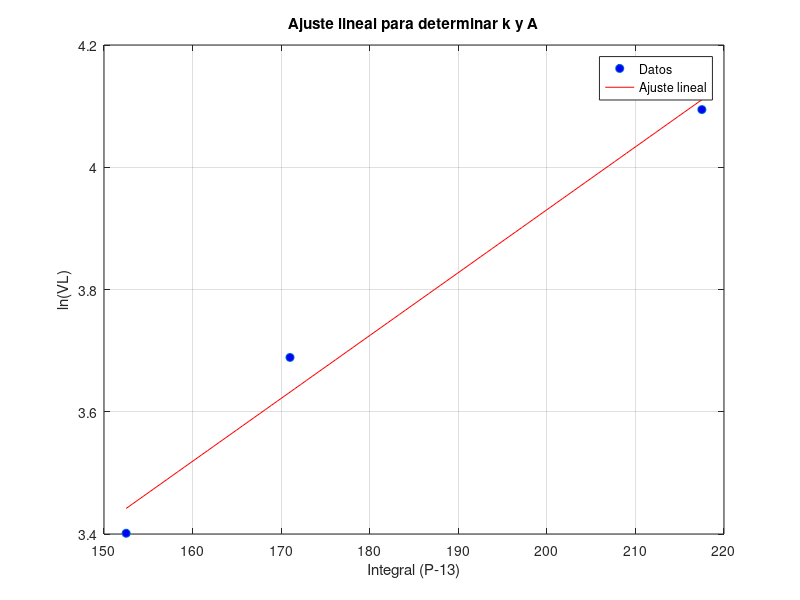

This figure's MATLAB source:
% Ejercicio 13-TP3
% Borramos las variables previas y la ventana de comandos
clear; close all;
% Datos de los pacientes
edades  = [65, 43, 80]; % Edad al emitir el diagnóstico
VL      = [60, 40, 30]; % Porcentaje de pérdida de visión
% Datos de presión intraocular
presion = {
    [25, 13; 40, 15; 50, 22; 60, 23; 65, 24], ... % Paciente A
    [25, 11; 40, 30; 41, 32; 42, 33; 43, 35], ... % Paciente B
    [25, 13; 40, 14; 50, 15; 60, 17; 80, 19]      % Paciente C
};
% Inicializar vectores para ln(VL) y la integral
ln_VL      = log(VL);
integrales = zeros(3, 1);
% Calcular la integral para cada paciente usando cuadratura de Gauss
for i = 1:3
    edad_diagnostico = edades(i);
    P_data           = presion{i}; % Datos de presión del paciente    
    % Filtrar datos hasta la edad del diagnóstico
    valid_idx = P_data(:,1) <= edad_diagnostico;
    P_data_valid = P_data(valid_idx, :);
    % Si la última edad no es exactamente la edad del diagnóstico,
    % agregar un punto interpolado en la edad del diagnóstico
    if P_data_valid(end, 1) < edad_diagnostico
        % Encontrar los puntos para interpolar
        idx = find(P_data(:,1) <= edad_diagnostico, 1, 'last');
        if idx < size(P_data, 1)
            t1 = P_data(idx, 1);
            t2 = P_data(idx+1, 1);
            P1 = P_data(idx, 2);
            P2 = P_data(idx+1, 2);
            
            % Interpolación lineal para obtener la presión en edad_diagnostico
            P_diag = P1 + (P2 - P1) * (edad_diagnostico - t1) / (t2 - t1);
            
            % Agregar el punto interpolado
            P_data_valid = [P_data_valid; edad_diagnostico, P_diag];
        end
    end
    
    % Ordenar por tiempo para asegurar integración correcta
    P_data_valid = sortrows(P_data_valid, 1);
    
    % Aplicar cuadratura de Gauss a cada segmento entre puntos de datos
    integral_valor = 0;
    n = size(P_data_valid, 1);    
    for j = 1:n-1
        a = P_data_valid(j, 1);    % Límite inferior del intervalo
        b = P_data_valid(j+1, 1);  % Límite superior del intervalo        
        % Utilizamos cuadratura de Gauss de 2 puntos
        % Los puntos de Gauss-Legendre para n=2 son ±1/sqrt(3) en [-1,1]
        % Convertimos al intervalo [a,b]
        x1 = 0.5 * (b - a) * (-1/sqrt(3)) + 0.5 * (b + a);
        x2 = 0.5 * (b - a) * (1/sqrt(3)) + 0.5 * (b + a);        
        % Interpolar la presión en los puntos de Gauss
        P1 = interp1(P_data_valid(:,1), P_data_valid(:,2), x1, 'linear') - 13;
        P2 = interp1(P_data_valid(:,1), P_data_valid(:,2), x2, 'linear') - 13;       
        % Para Gauss-Legendre de 2 puntos, los pesos son [1, 1]
        % El valor de la integral en este segmento es:
        segmento_integral = 0.5 * (b - a) * (P1 + P2);        
        integral_valor = integral_valor + segmento_integral;
    end    
    integrales(i) = integral_valor; % Guardar el valor de la integral
end
% Ajuste lineal para encontrar k y A
% ln(VL) = ln(A) + k * integral
p    = polyfit(integrales, ln_VL, 1); % Ajuste lineal
k    = p(1);                          % Pendiente
ln_A = p(2);                          % Intersección
A    = exp(ln_A);                     % Calcular A
% Mostrar resultados
fprintf('Valor estimado de k por Gauss: %.4f\n', k);
fprintf('Valor estimado de A por Gauss: %.4f\n', A);
% Opcional: Visualizar el ajuste lineal
figure;
plot(integrales, ln_VL, 'o', 'MarkerFaceColor', 'b');
hold on;
x_fit = linspace(min(integrales), max(integrales), 100);
y_fit = p(1) * x_fit + p(2);
plot(x_fit, y_fit, 'r-');
xlabel('Integral (P-13)');
ylabel('ln(VL)');
title('Ajuste lineal para determinar k y A');
grid on;
legend('Datos', 'Ajuste lineal');
% Función para implementar cuadratura de Gauss más general (para uso futuro)
function integral = gauss_quadrature(func, a, b, n)
    % Aplicar la cuadratura de Gauss con n puntos al intervalo [a,b]
    % para la función definida por func    
    if n == 2
        % Puntos y pesos para Gauss-Legendre de 2 puntos
        x = [-1/sqrt(3), 1/sqrt(3)];
        w = [1, 1];
    elseif n == 3
        % Puntos y pesos para Gauss-Legendre de 3 puntos
        x = [-sqrt(3/5), 0, sqrt(3/5)];
        w = [5/9, 8/9, 5/9];
    elseif n == 4
        % Puntos y pesos para Gauss-Legendre de 4 puntos
        x = [-sqrt(3/7 + 2/7*sqrt(6/5)), -sqrt(3/7 - 2/7*sqrt(6/5)), ...
             sqrt(3/7 - 2/7*sqrt(6/5)), sqrt(3/7 + 2/7*sqrt(6/5))];
        w = [(18-sqrt(30))/36, (18+sqrt(30))/36, (18+sqrt(30))/36, (18-sqrt(30))/36];
    elseif n == 5
        % Puntos y pesos para Gauss-Legendre de 5 puntos
        x = [-sqrt(5+2*sqrt(10/7))/3, -sqrt(5-2*sqrt(10/7))/3, 0, ...
             sqrt(5-2*sqrt(10/7))/3, sqrt(5+2*sqrt(10/7))/3];
        w = [(322-13*sqrt(70))/900, (322+13*sqrt(70))/900, 128/225, ...
             (322+13*sqrt(70))/900, (322-13*sqrt(70))/900];
    else
        error('Solo se admiten órdenes 2, 3, 4 o 5 para la cuadratura de Gauss');
    end    
    % Transformar puntos de [-1,1] a [a,b]
    x_transformed = 0.5 * (b - a) * x + 0.5 * (b + a);    
    % Calcular la integral
    integral = 0;
    for i = 1:n
        integral = integral + w(i) * func(x_transformed(i));
    end    
    % Aplicar el factor de escala
    integral = 0.5 * (b - a) * integral;
end